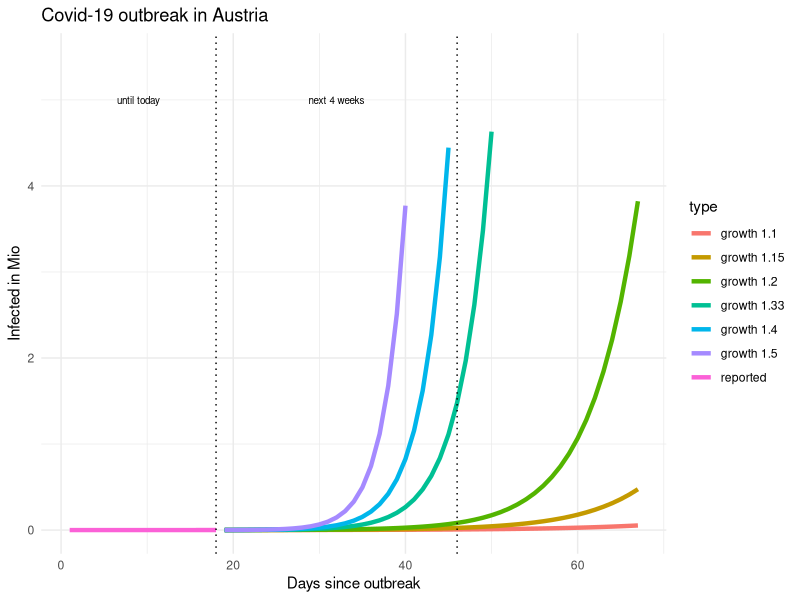

R code for this plot:
# packages
library(tidyverse)

# reported infections (per week)
# source: https://github.com/CSSEGISandData/COVID-19/blob/master/csse_covid_19_data/csse_covid_19_time_series/time_series_19-covid-Confirmed.csv
infected <- c(2,2,3,3,9,14,
              18,21,29,41,55,79,104,
              131,182,246,302,504)

# prepare dataset
data <- tibble(infected = infected)

data <- data %>% 
  mutate(type = "reported",
         day = row_number()) %>% 
  arrange(day) %>% 
  mutate(new_abs = infected - lag(infected),
         new_pct = new_abs / lag(infected) * 100)

# predict
predict_corona <- function(data, infection_rate, days)  {

  future <- seq(from = max(data$day) + 1, to = max(data$day)+days-1)
  infected_all <- NULL
  infected_act <- max(data$infected)
  infected_predict <- NULL
  for (i in seq_along(future))  {
    infected_act <- infected_act * infection_rate
    infected_all <- c(infected_all, infected_act)
  }
  
  data2 <- tibble(type = paste("growth", infection_rate),
                  day = future, 
                  infected = infected_all)
  data2
  
} # predict_corona

# predict for different growth
predict_days <- 50 #57

data_50 <- data %>% 
  predict_corona(infection_rate = 1.50, days = predict_days)

data_40 <- data %>% 
  predict_corona(infection_rate = 1.40, days = predict_days)

data_33 <- data %>% 
  predict_corona(infection_rate = 1.33, days = predict_days)

data_20 <- data %>% 
  predict_corona(infection_rate = 1.20, days = predict_days)

data_15 <- data %>% 
  predict_corona(infection_rate = 1.15, days = predict_days)

data_10 <- data %>% 
  predict_corona(infection_rate = 1.10, days = predict_days)

# combine dataset
data_plot <- data %>% 
  bind_rows(data_50, data_40, data_33, data_20, data_15, data_10)

# visualise
last_day <- length(infected)
data_plot %>% 
  mutate(infected_M = infected / 1000000) %>% 
  ggplot(aes(day, infected_M, color = type)) + 
  geom_line(size = 1.5) +
  geom_vline(xintercept = c(last_day, last_day + 28), 
             linetype = "dotted") +
  ylim(0,5.5) +
  xlab("Days since outbreak") +
  ylab("Infected in Mio") + 
  ggtitle("Covid-19 outbreak in Austria") +
  theme_minimal()+
  annotate("text", last_day/2, 5, 
           label = "until today", size = 2.5) +
  annotate("text", last_day+14, 5, 
           label = "next 4 weeks", size = 2.5)
